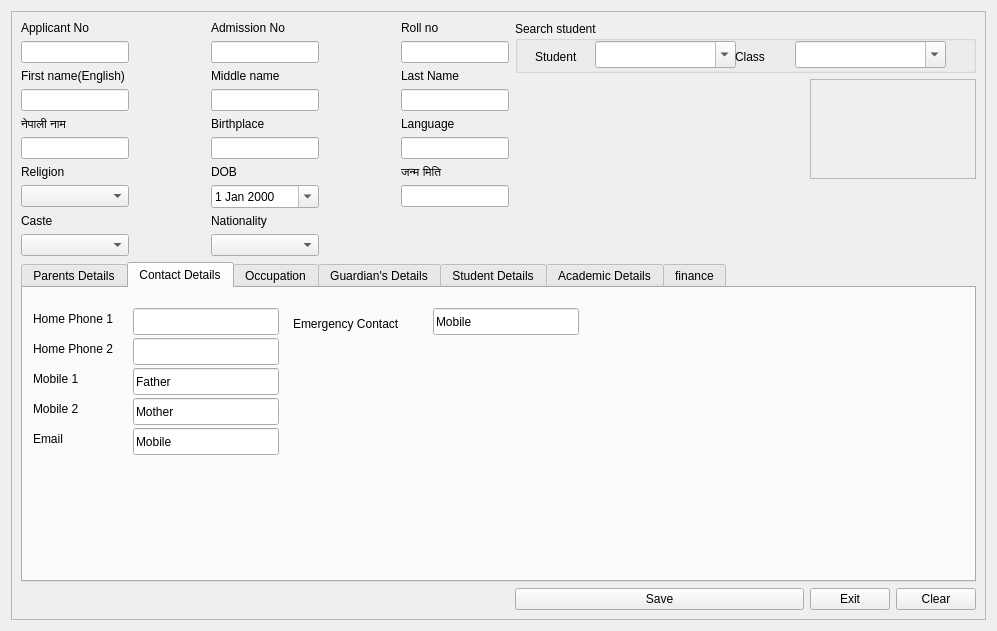
<?xml version="1.0" encoding="UTF-8"?>
<ui version="4.0">
 <class>student</class>
 <widget class="QWidget" name="student">
  <property name="geometry">
   <rect>
    <x>0</x>
    <y>0</y>
    <width>997</width>
    <height>631</height>
   </rect>
  </property>
  <property name="windowTitle">
   <string>Form</string>
  </property>
  <layout class="QGridLayout" name="gridLayout">
   <item row="0" column="0">
    <widget class="QFrame" name="frame">
     <property name="frameShape">
      <enum>QFrame::StyledPanel</enum>
     </property>
     <property name="frameShadow">
      <enum>QFrame::Raised</enum>
     </property>
     <layout class="QGridLayout" name="gridLayout_2">
      <item row="0" column="0">
       <widget class="QLabel" name="label">
        <property name="text">
         <string>Applicant No</string>
        </property>
       </widget>
      </item>
      <item row="0" column="2">
       <widget class="QLabel" name="label_2">
        <property name="text">
         <string>Admission No</string>
        </property>
       </widget>
      </item>
      <item row="0" column="4">
       <widget class="QLabel" name="label_3">
        <property name="text">
         <string>Roll no</string>
        </property>
       </widget>
      </item>
      <item row="0" column="5" rowspan="3" colspan="4">
       <widget class="QGroupBox" name="groupBox_3">
        <property name="title">
         <string>Search student</string>
        </property>
        <widget class="QLabel" name="label_83">
         <property name="geometry">
          <rect>
           <x>20</x>
           <y>20</y>
           <width>67</width>
           <height>31</height>
          </rect>
         </property>
         <property name="text">
          <string>Student</string>
         </property>
        </widget>
        <widget class="QComboBox" name="comboBox">
         <property name="geometry">
          <rect>
           <x>80</x>
           <y>20</y>
           <width>141</width>
           <height>27</height>
          </rect>
         </property>
         <property name="editable">
          <bool>true</bool>
         </property>
        </widget>
        <widget class="QComboBox" name="comboBox_2">
         <property name="geometry">
          <rect>
           <x>280</x>
           <y>20</y>
           <width>151</width>
           <height>27</height>
          </rect>
         </property>
         <property name="editable">
          <bool>true</bool>
         </property>
        </widget>
        <widget class="QLabel" name="label_84">
         <property name="geometry">
          <rect>
           <x>220</x>
           <y>20</y>
           <width>61</width>
           <height>31</height>
          </rect>
         </property>
         <property name="text">
          <string>Class</string>
         </property>
        </widget>
       </widget>
      </item>
      <item row="1" column="0">
       <widget class="QLineEdit" name="txt_application_no"/>
      </item>
      <item row="1" column="1">
       <spacer name="horizontalSpacer">
        <property name="orientation">
         <enum>Qt::Horizontal</enum>
        </property>
        <property name="sizeHint" stdset="0">
         <size>
          <width>13</width>
          <height>20</height>
         </size>
        </property>
       </spacer>
      </item>
      <item row="1" column="2">
       <widget class="QLineEdit" name="txt_admission_number"/>
      </item>
      <item row="1" column="3">
       <spacer name="horizontalSpacer_6">
        <property name="orientation">
         <enum>Qt::Horizontal</enum>
        </property>
        <property name="sizeHint" stdset="0">
         <size>
          <width>13</width>
          <height>20</height>
         </size>
        </property>
       </spacer>
      </item>
      <item row="1" column="4">
       <widget class="QLineEdit" name="txt_roll_num"/>
      </item>
      <item row="2" column="0" rowspan="2">
       <widget class="QLabel" name="label_4">
        <property name="text">
         <string>First name(English)</string>
        </property>
       </widget>
      </item>
      <item row="2" column="2" rowspan="2">
       <widget class="QLabel" name="label_5">
        <property name="text">
         <string>Middle name</string>
        </property>
       </widget>
      </item>
      <item row="2" column="4" rowspan="2">
       <widget class="QLabel" name="label_6">
        <property name="text">
         <string>Last Name</string>
        </property>
       </widget>
      </item>
      <item row="4" column="0">
       <widget class="QLineEdit" name="firstname"/>
      </item>
      <item row="4" column="1">
       <spacer name="horizontalSpacer_2">
        <property name="orientation">
         <enum>Qt::Horizontal</enum>
        </property>
        <property name="sizeHint" stdset="0">
         <size>
          <width>13</width>
          <height>20</height>
         </size>
        </property>
       </spacer>
      </item>
      <item row="4" column="2">
       <widget class="QLineEdit" name="middlename"/>
      </item>
      <item row="4" column="3">
       <spacer name="horizontalSpacer_7">
        <property name="orientation">
         <enum>Qt::Horizontal</enum>
        </property>
        <property name="sizeHint" stdset="0">
         <size>
          <width>13</width>
          <height>20</height>
         </size>
        </property>
       </spacer>
      </item>
      <item row="4" column="4">
       <widget class="QLineEdit" name="lastname"/>
      </item>
      <item row="4" column="5">
       <spacer name="horizontalSpacer_21">
        <property name="orientation">
         <enum>Qt::Horizontal</enum>
        </property>
        <property name="sizeHint" stdset="0">
         <size>
          <width>273</width>
          <height>20</height>
         </size>
        </property>
       </spacer>
      </item>
      <item row="5" column="0">
       <widget class="QLabel" name="label_7">
        <property name="text">
         <string>नेपाली नाम</string>
        </property>
       </widget>
      </item>
      <item row="5" column="2">
       <widget class="QLabel" name="label_10">
        <property name="text">
         <string>Birthplace</string>
        </property>
       </widget>
      </item>
      <item row="5" column="4">
       <widget class="QLabel" name="label_14">
        <property name="text">
         <string>Language</string>
        </property>
       </widget>
      </item>
      <item row="6" column="0">
       <widget class="QLineEdit" name="nepaliname"/>
      </item>
      <item row="6" column="1">
       <spacer name="horizontalSpacer_3">
        <property name="orientation">
         <enum>Qt::Horizontal</enum>
        </property>
        <property name="sizeHint" stdset="0">
         <size>
          <width>13</width>
          <height>20</height>
         </size>
        </property>
       </spacer>
      </item>
      <item row="6" column="2">
       <widget class="QLineEdit" name="txt_birthplace"/>
      </item>
      <item row="6" column="3">
       <spacer name="horizontalSpacer_8">
        <property name="orientation">
         <enum>Qt::Horizontal</enum>
        </property>
        <property name="sizeHint" stdset="0">
         <size>
          <width>13</width>
          <height>20</height>
         </size>
        </property>
       </spacer>
      </item>
      <item row="6" column="4">
       <widget class="QLineEdit" name="txt_language"/>
      </item>
      <item row="6" column="5">
       <spacer name="horizontalSpacer_22">
        <property name="orientation">
         <enum>Qt::Horizontal</enum>
        </property>
        <property name="sizeHint" stdset="0">
         <size>
          <width>273</width>
          <height>20</height>
         </size>
        </property>
       </spacer>
      </item>
      <item row="7" column="0">
       <widget class="QLabel" name="label_11">
        <property name="text">
         <string>Religion</string>
        </property>
       </widget>
      </item>
      <item row="7" column="2">
       <widget class="QLabel" name="label_8">
        <property name="text">
         <string>DOB</string>
        </property>
       </widget>
      </item>
      <item row="7" column="4">
       <widget class="QLabel" name="label_9">
        <property name="text">
         <string>जन्म मिति</string>
        </property>
       </widget>
      </item>
      <item row="8" column="0">
       <widget class="QComboBox" name="relgn"/>
      </item>
      <item row="8" column="1">
       <spacer name="horizontalSpacer_4">
        <property name="orientation">
         <enum>Qt::Horizontal</enum>
        </property>
        <property name="sizeHint" stdset="0">
         <size>
          <width>13</width>
          <height>20</height>
         </size>
        </property>
       </spacer>
      </item>
      <item row="8" column="2">
       <widget class="QDateEdit" name="dateEdit">
        <property name="calendarPopup">
         <bool>true</bool>
        </property>
       </widget>
      </item>
      <item row="8" column="3">
       <spacer name="horizontalSpacer_9">
        <property name="orientation">
         <enum>Qt::Horizontal</enum>
        </property>
        <property name="sizeHint" stdset="0">
         <size>
          <width>13</width>
          <height>20</height>
         </size>
        </property>
       </spacer>
      </item>
      <item row="8" column="4">
       <widget class="QLineEdit" name="txt_dob_nepali"/>
      </item>
      <item row="8" column="5" colspan="4">
       <spacer name="horizontalSpacer_23">
        <property name="orientation">
         <enum>Qt::Horizontal</enum>
        </property>
        <property name="sizeHint" stdset="0">
         <size>
          <width>461</width>
          <height>20</height>
         </size>
        </property>
       </spacer>
      </item>
      <item row="9" column="0">
       <widget class="QLabel" name="label_13">
        <property name="text">
         <string>Caste</string>
        </property>
       </widget>
      </item>
      <item row="9" column="2">
       <widget class="QLabel" name="label_12">
        <property name="text">
         <string>Nationality</string>
        </property>
       </widget>
      </item>
      <item row="10" column="0">
       <widget class="QComboBox" name="caste"/>
      </item>
      <item row="10" column="1">
       <spacer name="horizontalSpacer_5">
        <property name="orientation">
         <enum>Qt::Horizontal</enum>
        </property>
        <property name="sizeHint" stdset="0">
         <size>
          <width>13</width>
          <height>20</height>
         </size>
        </property>
       </spacer>
      </item>
      <item row="10" column="2">
       <widget class="QComboBox" name="nationality"/>
      </item>
      <item row="10" column="3" colspan="6">
       <spacer name="horizontalSpacer_19">
        <property name="orientation">
         <enum>Qt::Horizontal</enum>
        </property>
        <property name="sizeHint" stdset="0">
         <size>
          <width>634</width>
          <height>20</height>
         </size>
        </property>
       </spacer>
      </item>
      <item row="11" column="0" colspan="9">
       <widget class="QTabWidget" name="tabWidget">
        <property name="currentIndex">
         <number>1</number>
        </property>
        <widget class="QWidget" name="tab_3">
         <attribute name="title">
          <string>Parents Details</string>
         </attribute>
         <widget class="QLabel" name="label_15">
          <property name="geometry">
           <rect>
            <x>9</x>
            <y>34</y>
            <width>88</width>
            <height>17</height>
           </rect>
          </property>
          <property name="text">
           <string>Father Name</string>
          </property>
         </widget>
         <widget class="QLabel" name="label_16">
          <property name="geometry">
           <rect>
            <x>9</x>
            <y>70</y>
            <width>70</width>
            <height>17</height>
           </rect>
          </property>
          <property name="text">
           <string>Birthplace</string>
          </property>
         </widget>
         <widget class="QLabel" name="label_17">
          <property name="geometry">
           <rect>
            <x>9</x>
            <y>100</y>
            <width>41</width>
            <height>17</height>
           </rect>
          </property>
          <property name="text">
           <string>Living</string>
          </property>
         </widget>
         <widget class="QLabel" name="label_18">
          <property name="geometry">
           <rect>
            <x>9</x>
            <y>130</y>
            <width>67</width>
            <height>17</height>
           </rect>
          </property>
          <property name="text">
           <string>Language</string>
          </property>
         </widget>
         <widget class="QLabel" name="label_19">
          <property name="geometry">
           <rect>
            <x>339</x>
            <y>40</y>
            <width>95</width>
            <height>17</height>
           </rect>
          </property>
          <property name="text">
           <string>Mother Name</string>
          </property>
         </widget>
         <widget class="QLineEdit" name="fathername">
          <property name="geometry">
           <rect>
            <x>169</x>
            <y>34</y>
            <width>146</width>
            <height>27</height>
           </rect>
          </property>
         </widget>
         <widget class="QLineEdit" name="birthplace">
          <property name="geometry">
           <rect>
            <x>170</x>
            <y>70</y>
            <width>146</width>
            <height>27</height>
           </rect>
          </property>
         </widget>
         <widget class="QLineEdit" name="language">
          <property name="geometry">
           <rect>
            <x>169</x>
            <y>130</y>
            <width>146</width>
            <height>27</height>
           </rect>
          </property>
         </widget>
         <widget class="QRadioButton" name="father_living_yes">
          <property name="geometry">
           <rect>
            <x>169</x>
            <y>100</y>
            <width>54</width>
            <height>22</height>
           </rect>
          </property>
          <property name="text">
           <string>Yes</string>
          </property>
         </widget>
         <widget class="QRadioButton" name="father_living_no">
          <property name="geometry">
           <rect>
            <x>230</x>
            <y>100</y>
            <width>50</width>
            <height>22</height>
           </rect>
          </property>
          <property name="text">
           <string>No</string>
          </property>
         </widget>
         <widget class="QLineEdit" name="mothername">
          <property name="geometry">
           <rect>
            <x>500</x>
            <y>40</y>
            <width>146</width>
            <height>27</height>
           </rect>
          </property>
         </widget>
         <widget class="QLabel" name="label_20">
          <property name="geometry">
           <rect>
            <x>339</x>
            <y>76</y>
            <width>70</width>
            <height>17</height>
           </rect>
          </property>
          <property name="text">
           <string>Birthplace</string>
          </property>
         </widget>
         <widget class="QLineEdit" name="motherbirthplace">
          <property name="geometry">
           <rect>
            <x>500</x>
            <y>76</y>
            <width>146</width>
            <height>27</height>
           </rect>
          </property>
         </widget>
         <widget class="QRadioButton" name="mother_living_yes">
          <property name="geometry">
           <rect>
            <x>500</x>
            <y>106</y>
            <width>54</width>
            <height>22</height>
           </rect>
          </property>
          <property name="text">
           <string>Yes</string>
          </property>
         </widget>
         <widget class="QRadioButton" name="mother_living_no">
          <property name="geometry">
           <rect>
            <x>560</x>
            <y>106</y>
            <width>50</width>
            <height>22</height>
           </rect>
          </property>
          <property name="text">
           <string>No</string>
          </property>
         </widget>
         <widget class="QLabel" name="label_21">
          <property name="geometry">
           <rect>
            <x>339</x>
            <y>106</y>
            <width>41</width>
            <height>17</height>
           </rect>
          </property>
          <property name="text">
           <string>Living</string>
          </property>
         </widget>
         <widget class="QLineEdit" name="mother_language">
          <property name="geometry">
           <rect>
            <x>500</x>
            <y>136</y>
            <width>146</width>
            <height>27</height>
           </rect>
          </property>
         </widget>
         <widget class="QLabel" name="label_22">
          <property name="geometry">
           <rect>
            <x>339</x>
            <y>136</y>
            <width>67</width>
            <height>17</height>
           </rect>
          </property>
          <property name="text">
           <string>Language</string>
          </property>
         </widget>
         <widget class="QLabel" name="label_23">
          <property name="geometry">
           <rect>
            <x>9</x>
            <y>160</y>
            <width>56</width>
            <height>17</height>
           </rect>
          </property>
          <property name="text">
           <string>Address</string>
          </property>
         </widget>
         <widget class="QLineEdit" name="father_address">
          <property name="geometry">
           <rect>
            <x>169</x>
            <y>160</y>
            <width>146</width>
            <height>27</height>
           </rect>
          </property>
         </widget>
         <widget class="QLabel" name="label_24">
          <property name="geometry">
           <rect>
            <x>339</x>
            <y>166</y>
            <width>56</width>
            <height>17</height>
           </rect>
          </property>
          <property name="text">
           <string>Address</string>
          </property>
         </widget>
         <widget class="QLineEdit" name="mother_address">
          <property name="geometry">
           <rect>
            <x>500</x>
            <y>166</y>
            <width>146</width>
            <height>27</height>
           </rect>
          </property>
          <property name="text">
           <string/>
          </property>
         </widget>
         <widget class="QLineEdit" name="father_local_address">
          <property name="geometry">
           <rect>
            <x>169</x>
            <y>190</y>
            <width>146</width>
            <height>27</height>
           </rect>
          </property>
         </widget>
         <widget class="QLabel" name="label_25">
          <property name="geometry">
           <rect>
            <x>339</x>
            <y>196</y>
            <width>95</width>
            <height>17</height>
           </rect>
          </property>
          <property name="text">
           <string>Local Address</string>
          </property>
         </widget>
         <widget class="QLabel" name="label_26">
          <property name="geometry">
           <rect>
            <x>9</x>
            <y>190</y>
            <width>95</width>
            <height>17</height>
           </rect>
          </property>
          <property name="text">
           <string>Local Address</string>
          </property>
         </widget>
         <widget class="QLineEdit" name="mother_local_add">
          <property name="geometry">
           <rect>
            <x>500</x>
            <y>196</y>
            <width>146</width>
            <height>27</height>
           </rect>
          </property>
          <property name="text">
           <string/>
          </property>
         </widget>
        </widget>
        <widget class="QWidget" name="tab">
         <attribute name="title">
          <string>Contact Details</string>
         </attribute>
         <widget class="QLineEdit" name="homephone">
          <property name="geometry">
           <rect>
            <x>110</x>
            <y>20</y>
            <width>146</width>
            <height>27</height>
           </rect>
          </property>
         </widget>
         <widget class="QLabel" name="label_27">
          <property name="geometry">
           <rect>
            <x>10</x>
            <y>50</y>
            <width>101</width>
            <height>21</height>
           </rect>
          </property>
          <property name="text">
           <string>Home Phone 2</string>
          </property>
         </widget>
         <widget class="QLabel" name="label_28">
          <property name="geometry">
           <rect>
            <x>10</x>
            <y>20</y>
            <width>101</width>
            <height>21</height>
           </rect>
          </property>
          <property name="text">
           <string>Home Phone 1</string>
          </property>
         </widget>
         <widget class="QLineEdit" name="homephone_2">
          <property name="geometry">
           <rect>
            <x>110</x>
            <y>50</y>
            <width>146</width>
            <height>27</height>
           </rect>
          </property>
          <property name="text">
           <string/>
          </property>
         </widget>
         <widget class="QLineEdit" name="father_mobile">
          <property name="geometry">
           <rect>
            <x>110</x>
            <y>80</y>
            <width>146</width>
            <height>27</height>
           </rect>
          </property>
          <property name="text">
           <string>Father</string>
          </property>
         </widget>
         <widget class="QLabel" name="label_29">
          <property name="geometry">
           <rect>
            <x>10</x>
            <y>80</y>
            <width>101</width>
            <height>21</height>
           </rect>
          </property>
          <property name="text">
           <string>Mobile 1</string>
          </property>
         </widget>
         <widget class="QLineEdit" name="mother_mobile">
          <property name="geometry">
           <rect>
            <x>110</x>
            <y>110</y>
            <width>146</width>
            <height>27</height>
           </rect>
          </property>
          <property name="text">
           <string>Mother</string>
          </property>
         </widget>
         <widget class="QLabel" name="label_30">
          <property name="geometry">
           <rect>
            <x>10</x>
            <y>110</y>
            <width>101</width>
            <height>21</height>
           </rect>
          </property>
          <property name="text">
           <string>Mobile 2</string>
          </property>
         </widget>
         <widget class="QLineEdit" name="mother_email">
          <property name="geometry">
           <rect>
            <x>110</x>
            <y>140</y>
            <width>146</width>
            <height>27</height>
           </rect>
          </property>
          <property name="text">
           <string>Mobile</string>
          </property>
         </widget>
         <widget class="QLabel" name="label_31">
          <property name="geometry">
           <rect>
            <x>10</x>
            <y>140</y>
            <width>101</width>
            <height>21</height>
           </rect>
          </property>
          <property name="text">
           <string>Email</string>
          </property>
         </widget>
         <widget class="QLabel" name="label_32">
          <property name="geometry">
           <rect>
            <x>270</x>
            <y>20</y>
            <width>141</width>
            <height>31</height>
           </rect>
          </property>
          <property name="text">
           <string>Emergency Contact</string>
          </property>
         </widget>
         <widget class="QLineEdit" name="emergency_cnt">
          <property name="geometry">
           <rect>
            <x>410</x>
            <y>20</y>
            <width>146</width>
            <height>27</height>
           </rect>
          </property>
          <property name="text">
           <string>Mobile</string>
          </property>
         </widget>
        </widget>
        <widget class="QWidget" name="tab_4">
         <attribute name="title">
          <string>Occupation</string>
         </attribute>
         <widget class="QLabel" name="label_33">
          <property name="geometry">
           <rect>
            <x>10</x>
            <y>10</y>
            <width>151</width>
            <height>31</height>
           </rect>
          </property>
          <property name="text">
           <string>Father's Occupation</string>
          </property>
         </widget>
         <widget class="QLineEdit" name="father_occupation">
          <property name="geometry">
           <rect>
            <x>160</x>
            <y>10</y>
            <width>146</width>
            <height>27</height>
           </rect>
          </property>
          <property name="text">
           <string/>
          </property>
         </widget>
         <widget class="QLineEdit" name="mother_occupation">
          <property name="geometry">
           <rect>
            <x>160</x>
            <y>40</y>
            <width>146</width>
            <height>27</height>
           </rect>
          </property>
          <property name="text">
           <string/>
          </property>
         </widget>
         <widget class="QLabel" name="label_34">
          <property name="geometry">
           <rect>
            <x>10</x>
            <y>40</y>
            <width>151</width>
            <height>31</height>
           </rect>
          </property>
          <property name="text">
           <string>Mother's Occupation</string>
          </property>
         </widget>
        </widget>
        <widget class="QWidget" name="tab_2">
         <attribute name="title">
          <string>Guardian's Details</string>
         </attribute>
         <widget class="QLabel" name="label_35">
          <property name="geometry">
           <rect>
            <x>20</x>
            <y>10</y>
            <width>121</width>
            <height>31</height>
           </rect>
          </property>
          <property name="text">
           <string>Guardian Name</string>
          </property>
         </widget>
         <widget class="QLineEdit" name="guardianname">
          <property name="geometry">
           <rect>
            <x>140</x>
            <y>10</y>
            <width>146</width>
            <height>27</height>
           </rect>
          </property>
          <property name="text">
           <string/>
          </property>
         </widget>
         <widget class="QLineEdit" name="relation">
          <property name="geometry">
           <rect>
            <x>140</x>
            <y>40</y>
            <width>146</width>
            <height>27</height>
           </rect>
          </property>
          <property name="text">
           <string/>
          </property>
         </widget>
         <widget class="QLabel" name="label_36">
          <property name="geometry">
           <rect>
            <x>20</x>
            <y>40</y>
            <width>121</width>
            <height>31</height>
           </rect>
          </property>
          <property name="text">
           <string>Relation</string>
          </property>
         </widget>
         <widget class="QLabel" name="label_37">
          <property name="geometry">
           <rect>
            <x>20</x>
            <y>70</y>
            <width>121</width>
            <height>31</height>
           </rect>
          </property>
          <property name="text">
           <string>Address</string>
          </property>
         </widget>
         <widget class="QLineEdit" name="guardian_add">
          <property name="geometry">
           <rect>
            <x>140</x>
            <y>70</y>
            <width>146</width>
            <height>27</height>
           </rect>
          </property>
          <property name="text">
           <string/>
          </property>
         </widget>
         <widget class="QLabel" name="label_38">
          <property name="geometry">
           <rect>
            <x>20</x>
            <y>100</y>
            <width>121</width>
            <height>31</height>
           </rect>
          </property>
          <property name="text">
           <string>Contact</string>
          </property>
         </widget>
         <widget class="QLineEdit" name="guardian_cnt">
          <property name="geometry">
           <rect>
            <x>140</x>
            <y>100</y>
            <width>146</width>
            <height>27</height>
           </rect>
          </property>
          <property name="text">
           <string/>
          </property>
         </widget>
         <widget class="QLabel" name="label_39">
          <property name="geometry">
           <rect>
            <x>20</x>
            <y>130</y>
            <width>121</width>
            <height>31</height>
           </rect>
          </property>
          <property name="text">
           <string>Occupation</string>
          </property>
         </widget>
         <widget class="QLineEdit" name="guardian_occupation">
          <property name="geometry">
           <rect>
            <x>140</x>
            <y>130</y>
            <width>146</width>
            <height>27</height>
           </rect>
          </property>
          <property name="text">
           <string/>
          </property>
         </widget>
        </widget>
        <widget class="QWidget" name="tab_5">
         <attribute name="title">
          <string>Student Details</string>
         </attribute>
         <widget class="QWidget" name="layoutWidget">
          <property name="geometry">
           <rect>
            <x>10</x>
            <y>10</y>
            <width>761</width>
            <height>261</height>
           </rect>
          </property>
          <layout class="QVBoxLayout" name="verticalLayout">
           <item>
            <widget class="QLabel" name="label_40">
             <property name="text">
              <string>Give details of any physical disability or previous illness</string>
             </property>
            </widget>
           </item>
           <item>
            <widget class="QPlainTextEdit" name="details"/>
           </item>
          </layout>
         </widget>
        </widget>
        <widget class="QWidget" name="tab_7">
         <attribute name="title">
          <string>Academic Details</string>
         </attribute>
         <widget class="QLabel" name="label_41">
          <property name="geometry">
           <rect>
            <x>30</x>
            <y>10</y>
            <width>101</width>
            <height>31</height>
           </rect>
          </property>
          <property name="text">
           <string>Assigned Class</string>
          </property>
         </widget>
         <widget class="QComboBox" name="assignedclass">
          <property name="geometry">
           <rect>
            <x>130</x>
            <y>10</y>
            <width>301</width>
            <height>31</height>
           </rect>
          </property>
         </widget>
        </widget>
        <widget class="QWidget" name="tab_6">
         <attribute name="title">
          <string>finance</string>
         </attribute>
         <widget class="QGroupBox" name="groupBox">
          <property name="geometry">
           <rect>
            <x>20</x>
            <y>10</y>
            <width>591</width>
            <height>251</height>
           </rect>
          </property>
          <property name="title">
           <string>please choose Account Details for students</string>
          </property>
          <widget class="QCheckBox" name="Monthly_bill">
           <property name="geometry">
            <rect>
             <x>10</x>
             <y>30</y>
             <width>121</width>
             <height>22</height>
            </rect>
           </property>
           <property name="text">
            <string>Monthly Bill</string>
           </property>
          </widget>
          <widget class="QCheckBox" name="Transportation">
           <property name="geometry">
            <rect>
             <x>10</x>
             <y>50</y>
             <width>131</width>
             <height>22</height>
            </rect>
           </property>
           <property name="text">
            <string>Transportation</string>
           </property>
          </widget>
          <widget class="QCheckBox" name="swiming">
           <property name="geometry">
            <rect>
             <x>10</x>
             <y>70</y>
             <width>141</width>
             <height>22</height>
            </rect>
           </property>
           <property name="text">
            <string>Swiming</string>
           </property>
          </widget>
          <widget class="QCheckBox" name="launch">
           <property name="geometry">
            <rect>
             <x>10</x>
             <y>90</y>
             <width>151</width>
             <height>22</height>
            </rect>
           </property>
           <property name="text">
            <string>Launch/fooding</string>
           </property>
          </widget>
          <widget class="QCheckBox" name="scholarship">
           <property name="geometry">
            <rect>
             <x>10</x>
             <y>110</y>
             <width>171</width>
             <height>22</height>
            </rect>
           </property>
           <property name="text">
            <string>Scholarship/Discount</string>
           </property>
          </widget>
          <widget class="QComboBox" name="discount">
           <property name="geometry">
            <rect>
             <x>30</x>
             <y>130</y>
             <width>141</width>
             <height>27</height>
            </rect>
           </property>
          </widget>
         </widget>
        </widget>
       </widget>
      </item>
      <item row="12" column="5" colspan="2">
       <widget class="QPushButton" name="pushButton_2">
        <property name="text">
         <string>Save</string>
        </property>
       </widget>
      </item>
      <item row="12" column="7">
       <widget class="QPushButton" name="pushButton_3">
        <property name="text">
         <string>Exit</string>
        </property>
       </widget>
      </item>
      <item row="12" column="8">
       <widget class="QPushButton" name="pushButton_4">
        <property name="text">
         <string>Clear</string>
        </property>
       </widget>
      </item>
      <item row="3" column="7" rowspan="5" colspan="2">
       <widget class="QFrame" name="frame_2">
        <property name="frameShape">
         <enum>QFrame::StyledPanel</enum>
        </property>
        <property name="frameShadow">
         <enum>QFrame::Raised</enum>
        </property>
       </widget>
      </item>
     </layout>
    </widget>
   </item>
  </layout>
 </widget>
 <resources/>
 <connections/>
</ui>
